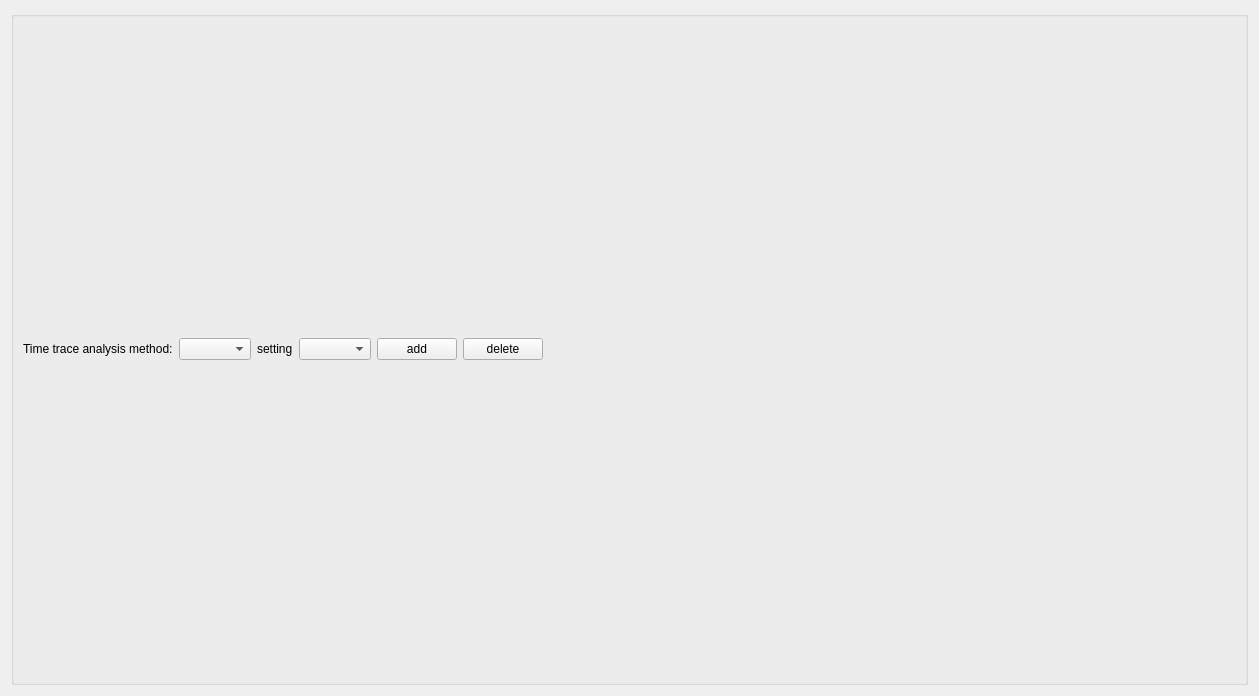
<?xml version="1.0" encoding="UTF-8"?>
<ui version="4.0">
 <class>tta</class>
 <widget class="QWidget" name="tta">
  <property name="geometry">
   <rect>
    <x>0</x>
    <y>0</y>
    <width>1259</width>
    <height>696</height>
   </rect>
  </property>
  <property name="windowTitle">
   <string>Form</string>
  </property>
  <layout class="QVBoxLayout" name="verticalLayout_3" stretch="0">
   <item>
    <widget class="QGroupBox" name="setting_gridGroupBox">
     <layout class="QGridLayout" name="gridLayout_10">
      <item row="0" column="0">
       <layout class="QGridLayout" name="method_gridLayout">
        <item row="0" column="4">
         <widget class="QPushButton" name="setting_add_pushButton">
          <property name="text">
           <string>add</string>
          </property>
         </widget>
        </item>
        <item row="0" column="0">
         <widget class="QLabel" name="method_label">
          <property name="text">
           <string>Time trace analysis method:</string>
          </property>
         </widget>
        </item>
        <item row="0" column="2">
         <widget class="QLabel" name="setting_label">
          <property name="text">
           <string>setting</string>
          </property>
         </widget>
        </item>
        <item row="0" column="6">
         <spacer name="method_horizontalSpacer">
          <property name="orientation">
           <enum>Qt::Horizontal</enum>
          </property>
          <property name="sizeHint" stdset="0">
           <size>
            <width>40</width>
            <height>20</height>
           </size>
          </property>
         </spacer>
        </item>
        <item row="0" column="1">
         <widget class="QComboBox" name="method_comboBox"/>
        </item>
        <item row="0" column="3">
         <widget class="QComboBox" name="setting_comboBox"/>
        </item>
        <item row="0" column="5">
         <widget class="QPushButton" name="setting_delete_pushButton">
          <property name="text">
           <string>delete</string>
          </property>
         </widget>
        </item>
       </layout>
      </item>
      <item row="4" column="0">
       <layout class="QGridLayout" name="setting_gridLayout"/>
      </item>
     </layout>
    </widget>
   </item>
  </layout>
 </widget>
 <resources/>
 <connections/>
</ui>
